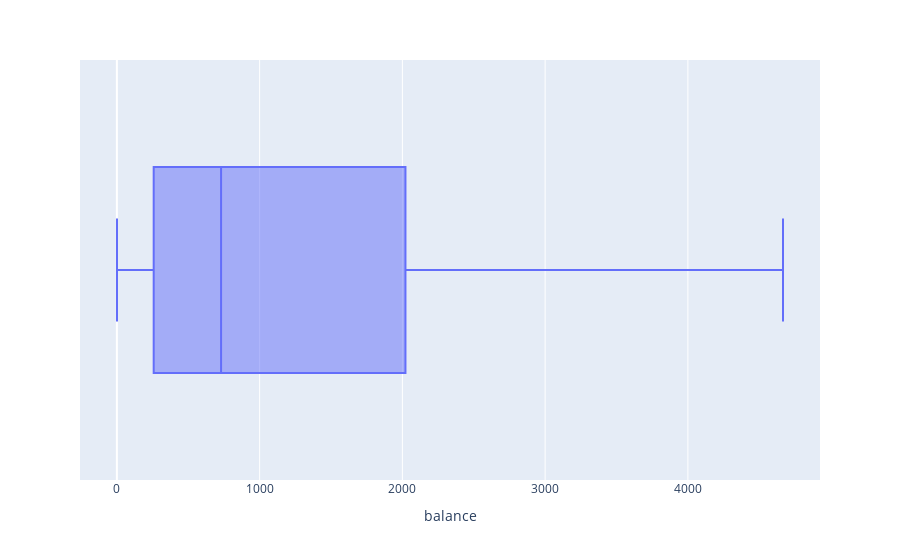

Source (notebook cell):
### Code cell
px.box(bank_surplus,x='balance')

### Figure 1 — Plotly figure (JSON) as saved in the notebook; plotly's stock layout.template omitted (floating-point values rounded to 4 significant figures; data arrays with more than 128 entries replaced by an {"elided": "..."} marker saying what was removed)
{"data": [{"alignmentgroup": "True", "hovertemplate": "balance=%{x}<extra></extra>", "legendgroup": "", "marker": {"color": "#636efa"}, "name": "", "notched": false, "offsetgroup": "", "orientation": "h", "showlegend": false, "type": "box", "x": {"elided": "9700 float values"}, "x0": " ", "xaxis": "x", "y0": " ", "yaxis": "y"}], "layout": {"boxmode": "group", "legend": {"tracegroupgap": 0}, "margin": {"t": 60}, "xaxis": {"anchor": "y", "domain": [0, 1], "title": {"text": "balance"}}, "yaxis": {"anchor": "x", "domain": [0, 1]}}}
